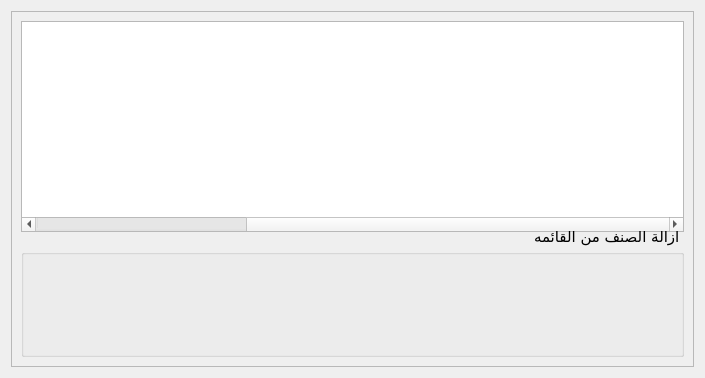
<?xml version="1.0" encoding="UTF-8"?>
<ui version="4.0">
 <class>ConsumerItemDialog</class>
 <widget class="QDialog" name="ConsumerItemDialog">
  <property name="geometry">
   <rect>
    <x>0</x>
    <y>0</y>
    <width>705</width>
    <height>378</height>
   </rect>
  </property>
  <property name="minimumSize">
   <size>
    <width>600</width>
    <height>378</height>
   </size>
  </property>
  <property name="font">
   <font>
    <family>justagain DIN</family>
    <pointsize>11</pointsize>
   </font>
  </property>
  <property name="windowTitle">
   <string>الأصناف المستهلكه</string>
  </property>
  <property name="layoutDirection">
   <enum>Qt::RightToLeft</enum>
  </property>
  <layout class="QGridLayout" name="gridLayout_3">
   <item row="0" column="0">
    <widget class="QFrame" name="frame">
     <property name="font">
      <font>
       <family>justagain DIN</family>
       <pointsize>11</pointsize>
      </font>
     </property>
     <property name="frameShape">
      <enum>QFrame::StyledPanel</enum>
     </property>
     <property name="frameShadow">
      <enum>QFrame::Raised</enum>
     </property>
     <layout class="QGridLayout" name="gridLayout_2">
      <item row="0" column="0">
       <widget class="QTableWidget" name="Cart">
        <property name="enabled">
         <bool>true</bool>
        </property>
        <property name="sizePolicy">
         <sizepolicy hsizetype="Preferred" vsizetype="Fixed">
          <horstretch>0</horstretch>
          <verstretch>0</verstretch>
         </sizepolicy>
        </property>
        <property name="minimumSize">
         <size>
          <width>300</width>
          <height>211</height>
         </size>
        </property>
        <property name="sizeIncrement">
         <size>
          <width>0</width>
          <height>0</height>
         </size>
        </property>
        <property name="focusPolicy">
         <enum>Qt::StrongFocus</enum>
        </property>
        <property name="contextMenuPolicy">
         <enum>Qt::DefaultContextMenu</enum>
        </property>
        <property name="toolTipDuration">
         <number>0</number>
        </property>
        <property name="layoutDirection">
         <enum>Qt::RightToLeft</enum>
        </property>
        <property name="autoFillBackground">
         <bool>false</bool>
        </property>
        <property name="frameShape">
         <enum>QFrame::StyledPanel</enum>
        </property>
        <property name="frameShadow">
         <enum>QFrame::Sunken</enum>
        </property>
        <property name="lineWidth">
         <number>1</number>
        </property>
        <property name="midLineWidth">
         <number>0</number>
        </property>
        <property name="horizontalScrollBarPolicy">
         <enum>Qt::ScrollBarAsNeeded</enum>
        </property>
        <property name="sizeAdjustPolicy">
         <enum>QAbstractScrollArea::AdjustToContents</enum>
        </property>
        <property name="autoScroll">
         <bool>true</bool>
        </property>
        <property name="autoScrollMargin">
         <number>16</number>
        </property>
        <property name="editTriggers">
         <set>QAbstractItemView::NoEditTriggers</set>
        </property>
        <property name="alternatingRowColors">
         <bool>false</bool>
        </property>
        <property name="selectionMode">
         <enum>QAbstractItemView::ExtendedSelection</enum>
        </property>
        <property name="selectionBehavior">
         <enum>QAbstractItemView::SelectRows</enum>
        </property>
        <property name="showGrid">
         <bool>true</bool>
        </property>
        <property name="wordWrap">
         <bool>true</bool>
        </property>
        <property name="cornerButtonEnabled">
         <bool>true</bool>
        </property>
        <property name="rowCount">
         <number>0</number>
        </property>
        <property name="columnCount">
         <number>9</number>
        </property>
        <attribute name="horizontalHeaderVisible">
         <bool>false</bool>
        </attribute>
        <attribute name="horizontalHeaderDefaultSectionSize">
         <number>110</number>
        </attribute>
        <attribute name="horizontalHeaderHighlightSections">
         <bool>true</bool>
        </attribute>
        <attribute name="horizontalHeaderShowSortIndicator" stdset="0">
         <bool>false</bool>
        </attribute>
        <attribute name="horizontalHeaderStretchLastSection">
         <bool>false</bool>
        </attribute>
        <attribute name="verticalHeaderVisible">
         <bool>false</bool>
        </attribute>
        <attribute name="verticalHeaderCascadingSectionResizes">
         <bool>false</bool>
        </attribute>
        <attribute name="verticalHeaderDefaultSectionSize">
         <number>30</number>
        </attribute>
        <attribute name="verticalHeaderHighlightSections">
         <bool>true</bool>
        </attribute>
        <attribute name="verticalHeaderMinimumSectionSize">
         <number>23</number>
        </attribute>
        <attribute name="verticalHeaderShowSortIndicator" stdset="0">
         <bool>false</bool>
        </attribute>
        <attribute name="verticalHeaderStretchLastSection">
         <bool>false</bool>
        </attribute>
        <column>
         <property name="text">
          <string>ID</string>
         </property>
        </column>
        <column>
         <property name="text">
          <string>اسم الصنف</string>
         </property>
        </column>
        <column>
         <property name="text">
          <string>الصلاحيه</string>
         </property>
        </column>
        <column>
         <property name="text">
          <string>الكميه</string>
         </property>
        </column>
        <column>
         <property name="text">
          <string>الموظف</string>
         </property>
        </column>
        <column>
         <property name="text">
          <string>رقم فاتورة المنتج</string>
         </property>
        </column>
        <column>
         <property name="text">
          <string>التاريخ</string>
         </property>
        </column>
        <column>
         <property name="text">
          <string>رقم المورد</string>
         </property>
        </column>
        <column>
         <property name="text">
          <string>باركود</string>
         </property>
        </column>
       </widget>
      </item>
      <item row="1" column="0">
       <widget class="QGroupBox" name="groupBox">
        <property name="title">
         <string>ازالة الصنف من القائمه</string>
        </property>
        <layout class="QGridLayout" name="gridLayout">
         <item row="0" column="0">
          <widget class="QPushButton" name="delete_item">
           <property name="enabled">
            <bool>false</bool>
           </property>
           <property name="minimumSize">
            <size>
             <width>350</width>
             <height>81</height>
            </size>
           </property>
           <property name="text">
            <string/>
           </property>
           <property name="icon">
            <iconset resource="Resources.qrc">
             <normaloff>:/icons/cart-remove-icon.png</normaloff>:/icons/cart-remove-icon.png</iconset>
           </property>
           <property name="iconSize">
            <size>
             <width>72</width>
             <height>72</height>
            </size>
           </property>
           <property name="flat">
            <bool>true</bool>
           </property>
          </widget>
         </item>
        </layout>
       </widget>
      </item>
     </layout>
    </widget>
   </item>
  </layout>
 </widget>
 <resources>
  <include location="Resources.qrc"/>
 </resources>
 <connections/>
</ui>
